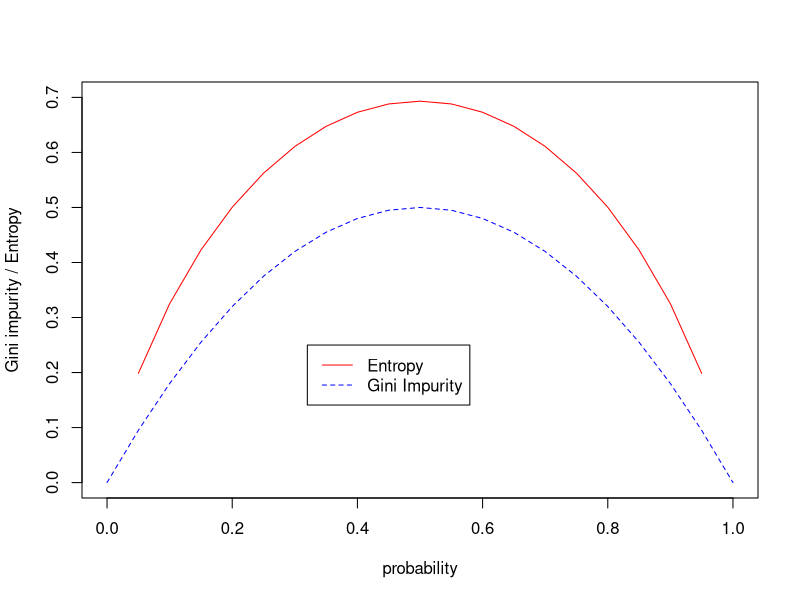
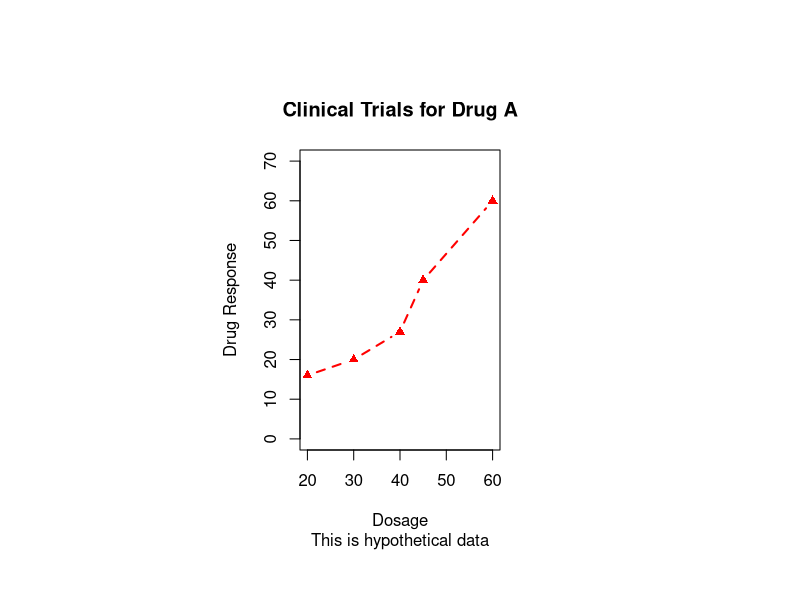
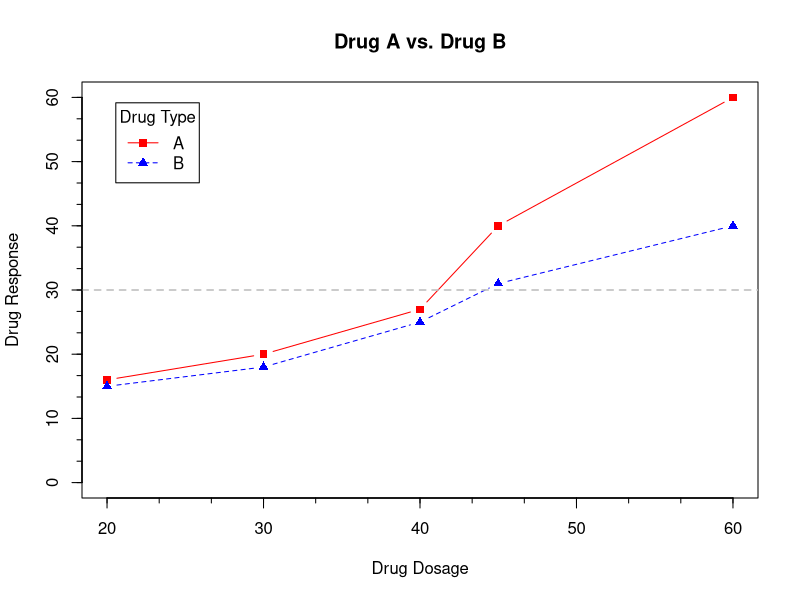
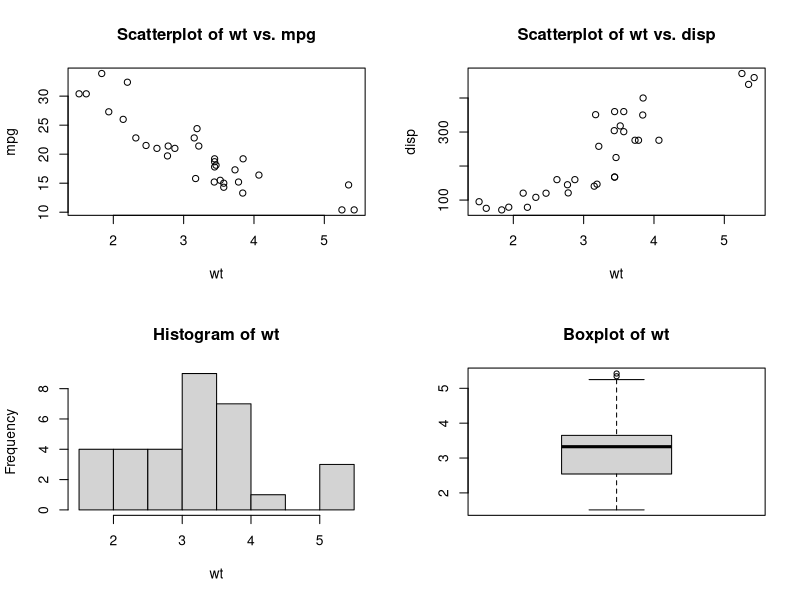
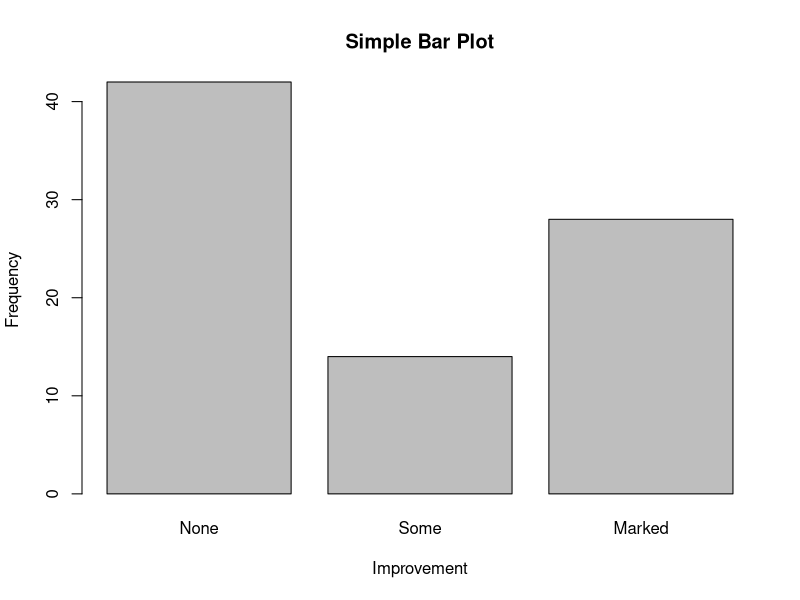
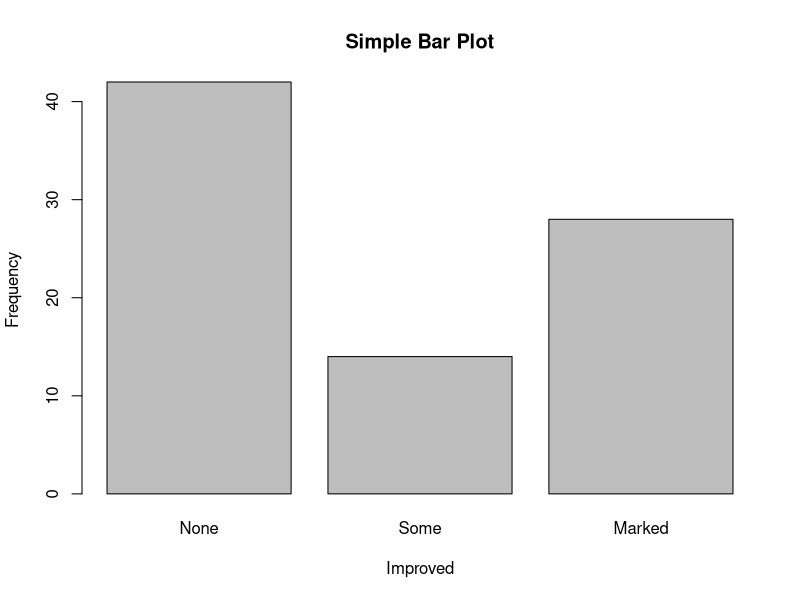
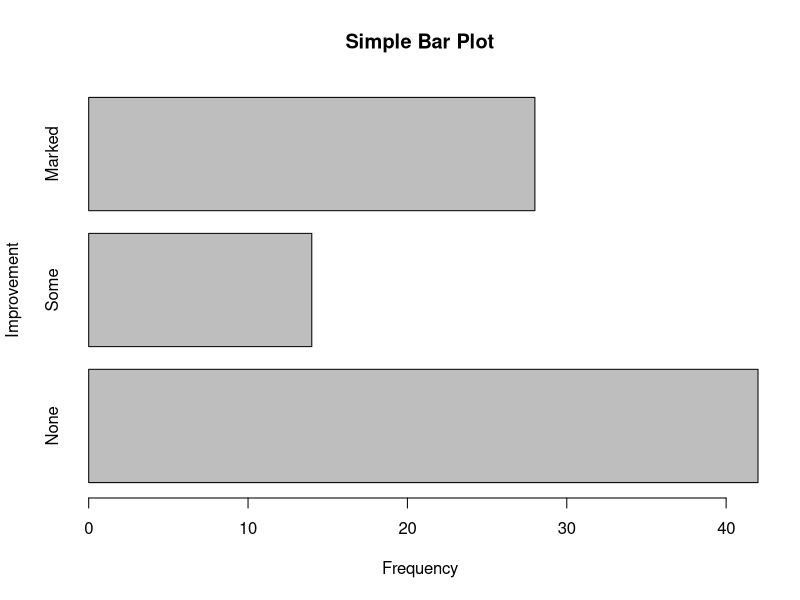
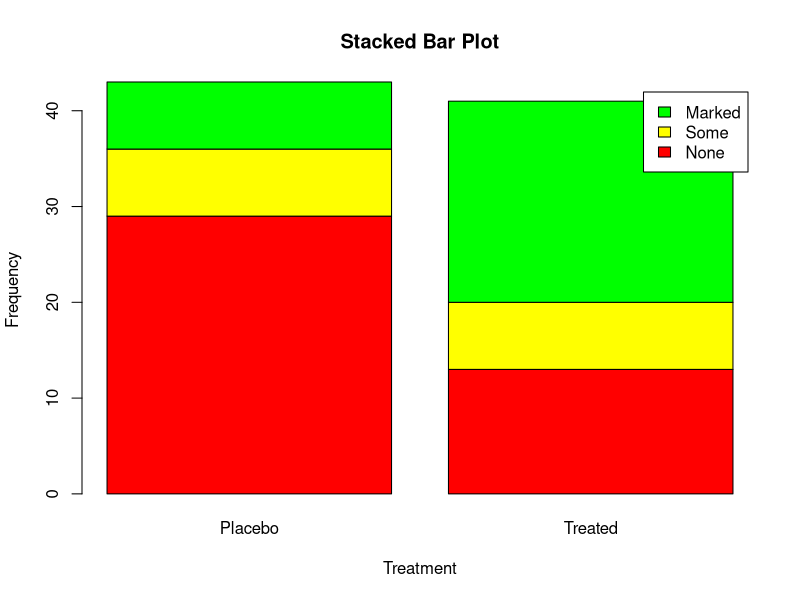

Source code (R) for these figures, in order:
##
##
##  This script shows some examples on how to plot different kinds of graphs.
##
##

library(ggplot2)

############# 
# Compare the distribution of entropy and gini impurity functions which
#   are used in the decision tree algorithm.
############# 

x <- seq(0, 1, 0.05)

# The entropy function for a two-class classification.
entropy <- - x * log(x) - (1-x) * log(1-x)

# The gini impurity function for a two-class classification.
gini_impurity <- 1 - x ^ 2 - (1-x) ^ 2


# Plot the distribution of entropy first.
plot(x, entropy, type="l", col="red", 
	 xlab = "probability", ylab="Gini impurity / Entropy", lty=1, ylim=c(0, 0.7))

# Plot the gini_impurity further.
lines(x, gini_impurity, col="blue", lty=20)

legend(0.32, 0.25, c("Entropy", "Gini Impurity"),
	col=c("red", "blue"), lty=c(1, 20))


################
# save the grpah into pdf.
# Other than that, one can save it as png(), jpeg(), bmp() and postscript() etc.
pdf("mtcars.pdf")

attach(mtcars)

plot(wt, mpg)

# add labels to each point on the graph.
text(wt, mpg, row.names(mtcars), cex=.6, pos=4, col="red")

abline(lm(mpg ~ wt))
title("Regression of MPG on Weight")
detach(mtcars)
dev.off()
################


# create a new canvas to draw the following graph.
# dev.new()

# Retrieve the list of current parameters that can be modified.
oldPars <- par(no.readonly = TRUE)

dose  <- c(20, 30, 40, 45, 60)
drugA <- c(16, 20, 27, 40, 60)
drugB <- c(15, 18, 25, 31, 40)

# pin: the plot dimensions (width, height)
par(pin=c(2, 3))
par(lty=2, pch=17)

# plot 'both' the line and the dots.
plot(dose, drugA, type="b", col="red",
     lty=2,  # line style
     lwd=2,  # line width
     main="Clinical Trials for Drug A", # main title
     sub="This is hypothetical data",   # subtitle
     xlab="Dosage",
     ylab="Drug Response",
     xlim=c(20, 60),
     ylim=c(0, 70)
     )

# reset the parameters back 
par(oldPars)

# return the list of colors
# colors()

################


# increase line, text, symbol, and label size.
# par(lwd=2, cex=1.5, font.lab=2)

plot(dose, drugA, type="b",
     pch=15, lty=1, col="red", ylim=c(0, 60),
     main="Drug A vs. Drug B",
     xlab="Drug Dosage", ylab="Drug Response")

# draw another line on top of the above plot.
lines(dose, drugB, type="b",
      pch=17, lty=2, col="blue")


abline(h=c(30), lwd=1.5, lty=2, col="gray")

# add minor ticks along the axis
library(Hmisc)
minor.tick(nx=3, ny=3, tick.ratio=0.5)


legend("topleft", inset=.05, title="Drug Type",
       c("A", "B"), lty=c(1, 2), pch=c(15, 17), col=c("red", "blue"))

################
# Put multiple graphs into one layout
attach(mtcars)
oldPars <- par(no.readonly = TRUE)

# create a graph layout of 2 columns and 2 rows.
par(mfrow=c(2, 2))

plot(wt, mpg, main="Scatterplot of wt vs. mpg")
plot(wt, disp, main="Scatterplot of wt vs. disp")
hist(wt, main="Histogram of wt")
boxplot(wt, main="Boxplot of wt")

par(oldPars)

detach(mtcars)
################

# include the data set "arthritis"
library(vcd)

str(Arthritis)

counts <- table(Arthritis$Improved)

# the bar plots
barplot(counts, main="Simple Bar Plot",
        xlab = "Improvement", ylab = "Frequency")

# We could plot the 'factor' column directly, without the table() function.
plot(Arthritis$Improved, main = "Simple Bar Plot",
     xlab = "Improved", ylab = "Frequency")


barplot(counts, main="Simple Bar Plot", horiz = TRUE,
        ylab = "Improvement", xlab = "Frequency")

# stacked / grouped bar plots
counts <- table(Arthritis$Improved, Arthritis$Treatment)

counts
str(counts)

barplot(counts, main = "Stacked Bar Plot",
        xlab = "Treatment", ylab = "Frequency",
        col = c("red", "yellow", "green"),
        legend = rownames(counts))

barplot(counts, main = "Grouped Bar Plot",
        xlab = "Treatment", ylab = "Frequency",
        #col = c("red", "yellow", "green"),
        legend = rownames(counts), beside = TRUE)


################
# spinogram is the scaled bar plots.

attach(Arthritis)
another.counts <- table(Treatment, Improved)
spine(another.counts, main = "Spinogram Example")
detach(Arthritis)

################

# load the states information.
states <- data.frame(state.region, state.x77)

# calculate the mean illiteracy by the state.region group 
means <- aggregate(states$Illiteracy, by=list(state.region), FUN=mean)
means

# order the means by the result column x
means <- means[order(means$x),]

# plot the bars, with the given labels.
barplot(means$x,
        names.arg = means$Group.1, # specify the labels.
        cex.names =  0.8 # decrease the font size of labels
        )
# the following function is equivalent to the "main" attribute in barplot()
title("Mean Illiteracy Rate")

################
# pie charts
# set the layout to put 2*2 graphs
par(mfrow=c(2, 2))

slices <- c(10, 12, 4, 16, 8)
labels.country <- c("US", "UK", "Australia", "Germany", "France")

pie(slices, labels.country, col = rainbow(length(slices)),
    main = "Simple Pie Chart")

percentage <- round(slices / sum(slices) * 100)
percentage

labels.percentage <- paste(labels.country, " ", percentage, "%", sep="")
pie(slices, labels=labels.percentage,
    main = "Pie Chart with Percentage")

# 3D pie chart
library(plotrix)
pie3D(slices, labels=labels.percentage, explode=0.2,
      main = "3D Pie Chart", labelcex = 0.9)

# create a pie chart out of a table
pie.table <- table(state.region)
str(pie.table)
pie.labels <- paste(names(pie.table), "\n", pie.table, sep="")

pie(pie.table, labels = pie.labels,
    main= "Pie Chart from a Table\n (with sample sizes)")
